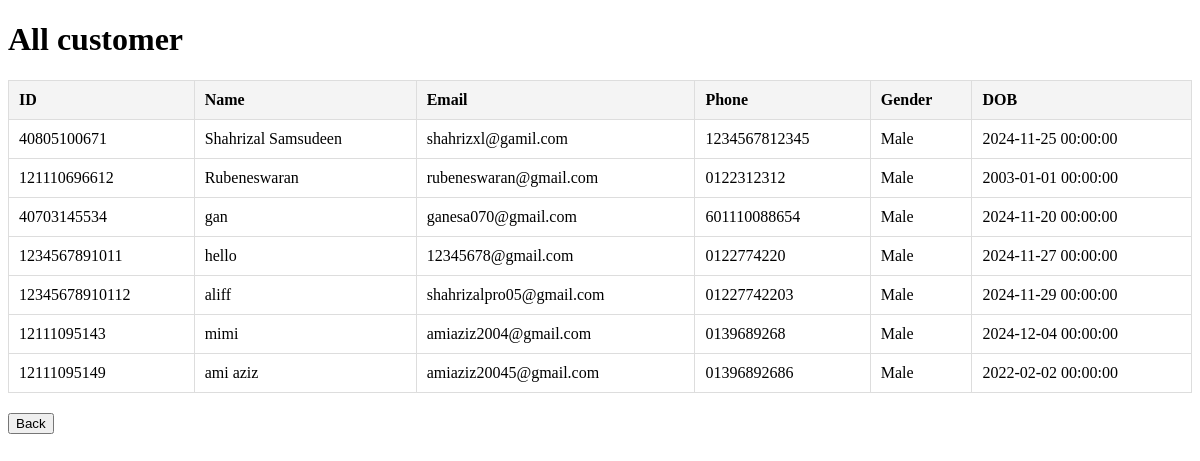
The app's page /viewcus with its own data.
### main.py (models this page shows)
class customer(db.Model,UserMixin):
  id=db.Column(db.Integer, primary_key=True)
  name=db.Column(db.String(150))
  password=db.Column(db.String(150))
  email=db.Column(db.String(100),unique=True)
  ph=db.Column(db.String(150),unique=True)
  gender=db.Column(db.String(150))
  dob=db.Column(db.DateTime(),default=datetime.utcnow)

### main.py (the view)
@tandtweb.route('/viewcus', methods=['GET'])
def view_cus():
    customer_list = customer.query.all()
    return render_template('viewcus.html', customer_list=customer_list)

### templates/viewcus.html (shortened to what this page needs)
<!DOCTYPE html>
<html lang="en">
<head>
</head>
<body>
    <h1>All customer</h1>
    <table>
        <thead>
            <tr>
                <th>ID</th>
                <th>Name</th>
                <th>Email</th>
                <th>Phone</th>
                <th>Gender</th>
                <th>DOB</th>
            </tr>
        </thead>
        <tbody>
            {% for customer in customer_list %}
                <tr>
                    <td>{{ customer.id }}</td>
                    <td>{{ customer.name }}</td>
                    <td>{{ customer.email }}</td>
                    <td>{{ customer.ph }}</td>
                    <td>{{ customer.gender }}</td>
                    <td>{{ customer.dob }}</td>
                </tr>
            {% endfor %}
        </tbody>
    </table>
    <button type="button" onclick="window.location.href='/sponsorhome'">Back</button>
</body>
</html>

### templates/viewcus.html (style rules this page uses)
table { width: 100%; border-collapse: collapse; margin: 20px 0; }
table, th, td { border: 1px solid #ddd; }
th, td { padding: 10px; text-align: left; }
th { background-color: #f4f4f4; }

### records on screen
customer: id "40805100671", name "Shahrizal Samsudeen", email "shahrizxl@gamil.com", ph "1234567812345", gender "Male", dob "2024-11-25 00:00:00"
customer: id "121110696612", name "Rubeneswaran", email "rubeneswaran@gmail.com", ph "0122312312", gender "Male", dob "2003-01-01 00:00:00"
customer: id "40703145534", name "gan", email "ganesa070@gmail.com", ph "601110088654", gender "Male", dob "2024-11-20 00:00:00"
customer: id "1234567891011", name "hello", email "12345678@gmail.com", ph "0122774220", gender "Male", dob "2024-11-27 00:00:00"
customer: id "12345678910112", name "aliff", email "shahrizalpro05@gmail.com", ph "01227742203", gender "Male", dob "2024-11-29 00:00:00"
customer: id "12111095143", name "mimi", email "amiaziz2004@gmail.com", ph "0139689268", gender "Male", dob "2024-12-04 00:00:00"
customer: id "12111095149", name "ami aziz", email "amiaziz20045@gmail.com", ph "01396892686", gender "Male", dob "2022-02-02 00:00:00"
